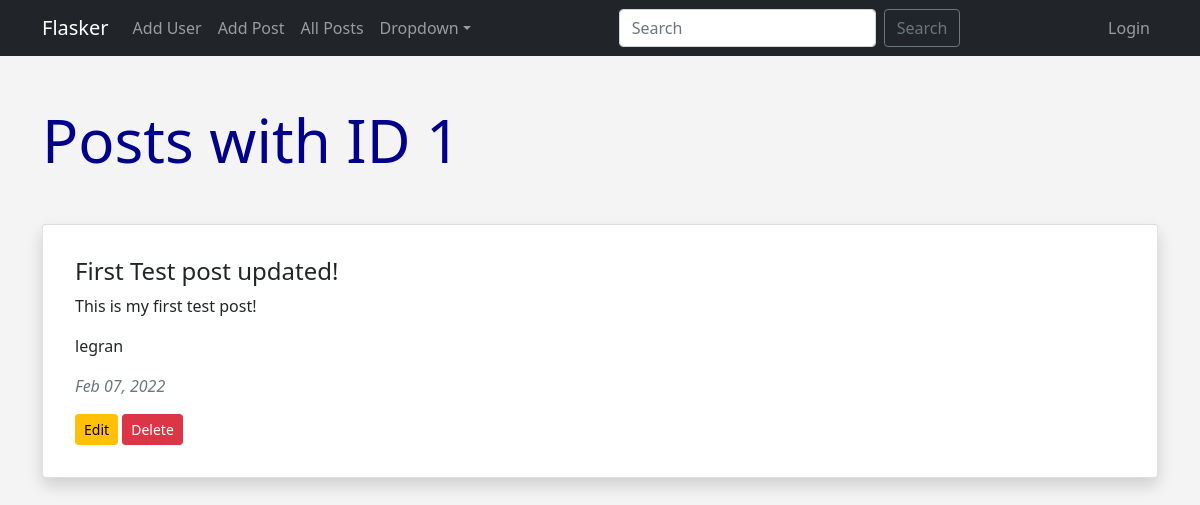
Page /show-post/1 on the committed database.
### app.py (models this page shows)
class Posts(db.Model):
    id = db.Column(db.Integer, primary_key=True)
    title = db.Column(db.String(100), nullable=False)
    slug = db.Column(db.String(100), nullable=False, unique=True)
    content = db.Column(db.Text, nullable=False)
    author = db.Column(db.String(100), nullable=False)
    date_posted = db.Column(db.DateTime, default=datetime.utcnow)

### app.py (the view)
@app.route('/show-post/<int:id>')
def show_post(id):
    post = Posts.query.get_or_404(id)
    return render_template('show_post.html', post=post)

### templates/show_post.html (shortened to what this page needs)
{% extends 'base.html' %}
{% block content %}
<h1 class="my-5">Posts with ID {{ post.id }}</h1>
<div class="card shadow p-3 my-5 bg-body rounded">
    <div class="card-body">
        <h4 class="card-title">{{ post.title }}</h4>
        <p class="card-text">{{ post.content }}</p>
        <p class="card-text">{{ post.author }}</p>
        <p class="card-text text-muted fst-italic">{{ post.date_posted.strftime('%b %d, %Y') }}</p>
        <a href="{{ url_for('edit_post', id=post.id) }}" class="btn btn-warning btn-sm">Edit</a>
        <a href="{{ url_for('confirmation_delete_post', id=post.id) }}" class="btn btn-danger btn-sm">Delete</a>
    </div>
</div>
{% endblock content %}

### static/css/style.css (style rules this page uses)
h1 { color: darkblue; font-size: 60px; }
body { background-color: #f4f4f4; }

### rows in the picture
Posts: id "1", title "First Test post updated!", content "This is my first test post!", author "legran", date_posted "Feb 07, 2022"
